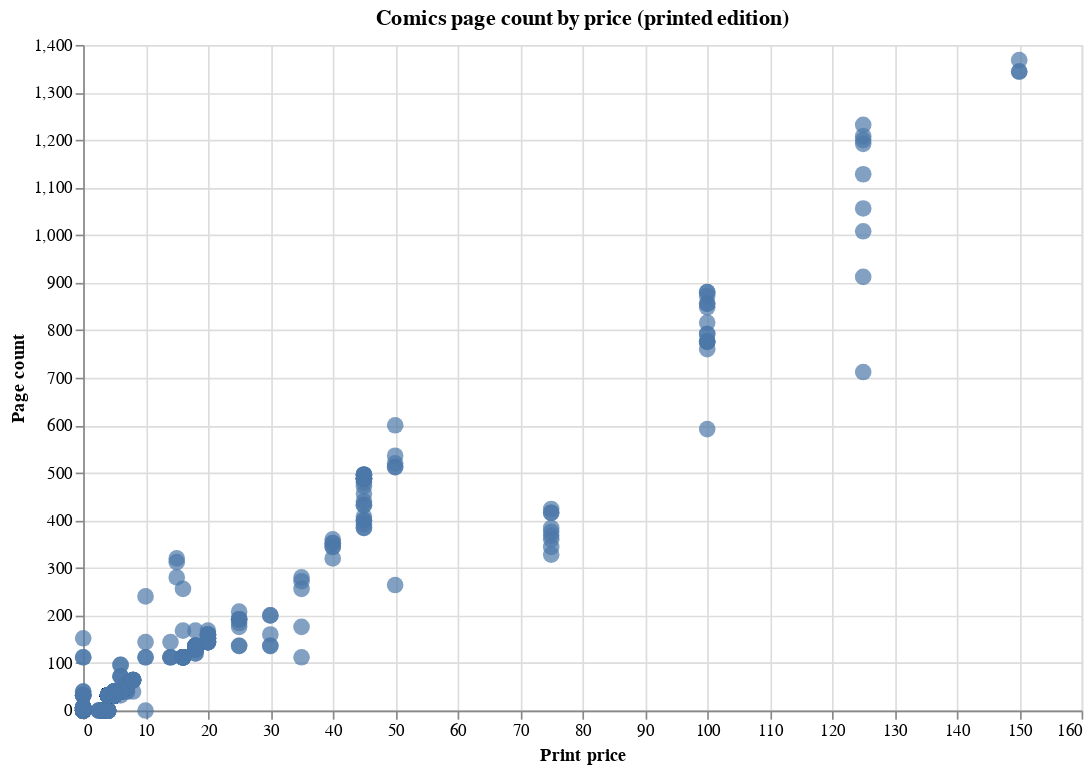

This figure's notebook cell:
### Code cell
# Plots comic price (printed) against comic page count
scatter_plot = alt.Chart(comics_df).mark_circle(size=100).encode(
    x=alt.X("printPrice:Q", title="Print price"),
    y=alt.Y("pageCount:Q", title="Page count"),
    tooltip=["printPrice", "pageCount", "title"]
).properties(
    title="Comics page count by price (printed edition)",
    width=600,
    height=400
)

scatter_plot

### Figure 1 — Vega-Lite specification as saved in the notebook (floating-point values rounded to 4 significant figures; data arrays with more than 128 entries replaced by an {"elided": "..."} marker saying what was removed)
{"config": {"view": {"continuousWidth": 300, "continuousHeight": 300}}, "data": {"name": "data-b0ab86a5ab0b359d4e0080ad27ecf587"}, "mark": {"type": "circle", "size": 100}, "encoding": {"tooltip": [{"field": "printPrice", "type": "quantitative"}, {"field": "pageCount", "type": "quantitative"}, {"field": "title", "type": "nominal"}], "x": {"field": "printPrice", "title": "Print price", "type": "quantitative"}, "y": {"field": "pageCount", "title": "Page count", "type": "quantitative"}}, "height": 400, "title": "Comics page count by price (printed edition)", "width": 600, "$schema": "https://vega.github.io/schema/vega-lite/v5.20.1.json", "datasets": {"data-b0ab86a5ab0b359d4e0080ad27ecf587": {"elided": "1000 records"}}}
